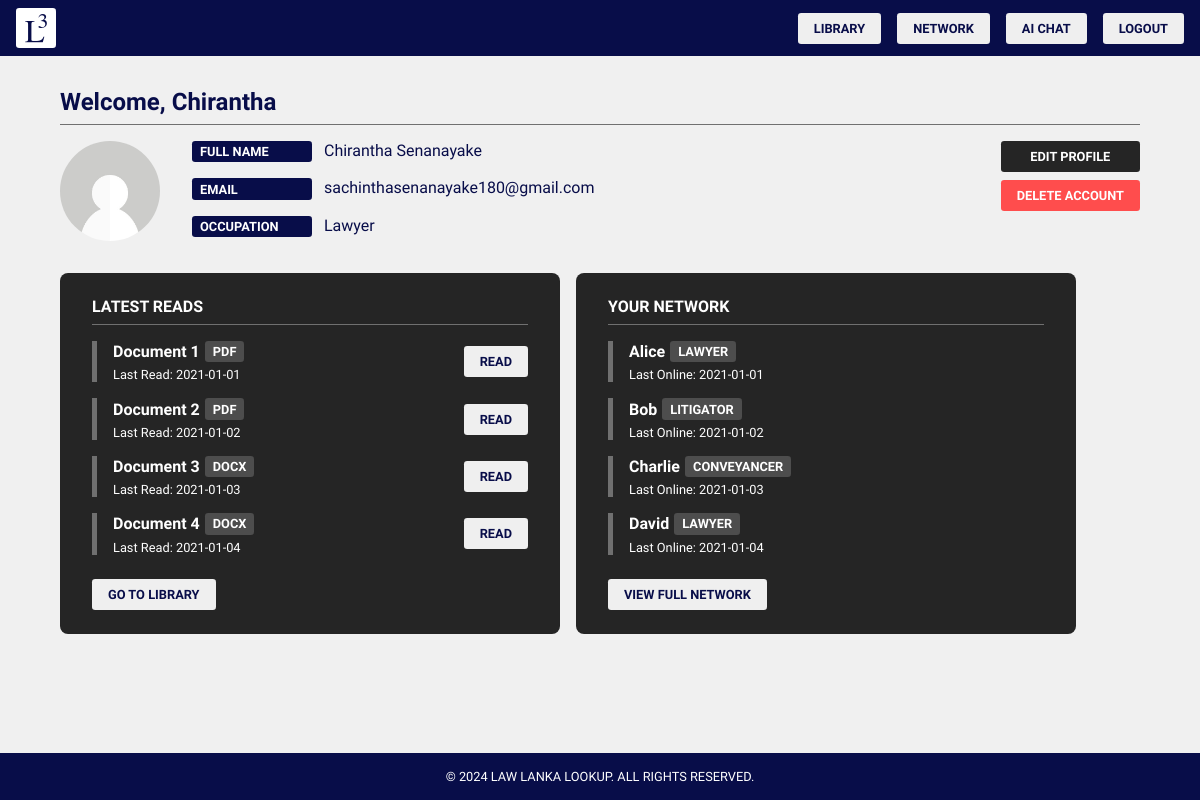
/dashboard (signed in), run on the app's committed database.
### tables this page shows
CREATE TABLE users (
                    id INTEGER PRIMARY KEY AUTOINCREMENT,
                    email TEXT UNIQUE,
                    full_name TEXT,
                    occupation TEXT,
                    password TEXT
                );

### app.py (the view)
@app.route("/dashboard", methods=["GET"])
def dashboard():
    if "user_id" not in session:
        return redirect(url_for("login"))
    status = db.select_user(user_id=session["user_id"])
    if not status["success"]:
        return redirect(url_for("login"))
    user = {
        "first_name": status["user"]["full_name"].split()[0].capitalize(),
        "full_name": status["user"]["full_name"],
        "email": status["user"]["email"],
        "occupation": status["user"]["occupation"],
    }
    return render_template(
        "dashboard.html",
        user=user,
        legal_occupations=legal_occupations,
        latest_reads=latest_reads,
        last_online=last_online,
    )

### database.py (called while the page is built)
    def get_connection(self):
        conn = sqlite3.connect(self.database_url)
        conn.row_factory = sqlite3.Row
        return conn

    def select_user(self, user_id=None, email=None):
        conn = self.get_connection()
        status = {}
        try:
            cursor = conn.execute(
                """
                SELECT * FROM users
                WHERE id = ? OR email = ?
                """,
                (user_id, email),
            )
            user = cursor.fetchone()
            if user is None:
                raise sqlite3.Error("User does not exist, please register first.")
            status = {
                "success": True,
                "message": "User retrieved successfully.",
                "user": dict(user),
            }
        except sqlite3.Error as e:
            status = {"success": False, "message": str(e)}
        finally:
            conn.close()
        return status

### templates/dashboard.html (shortened to what this page needs)
{% extends "base.html" %}
{% block additional_links %}
  <link href="{{ url_for('static', filename='styles/dashboard.css') }}" rel="stylesheet" />
{% endblock additional_links %}
{% block nav_buttons %}
  <button class="button" id="library">Library</button>
  <button class="button" id="network">Network</button>
  <button class="button" id="ai-chat">AI Chat</button>
  <button class="button" id="logout">Logout</button>
{% endblock nav_buttons %}
{% block content %}
  <main class="container cols">
    <section id="profile" class="cols">
      <p class="title" id="welcome">Welcome, {{ user.first_name }}</p>
      <div id="profile-details" class="rows">
        <img src="{{ url_for('static', filename='images/avatar.jpg') }}"
             id="profile-image"
             alt="Profile Image"
             height="100"
             width="100" />
        <div id="details" class="cols">
          <p>
            <span class="badge">Full Name</span> {{ user.full_name }}
          </p>
          <p>
            <span class="badge">Email</span> {{ user.email }}
          </p>
          <p>
            <span class="badge">Occupation</span> {{ user.occupation }}
          </p>
        </div>
        <div id="options" class="cols">
          <button id="edit-profile-activate-button" class="button secondary">Edit Profile</button>
          <button id="delete-account-activate-button" class="button danger">Delete Account</button>
        </div>
      </div>
    </section>
    <div id="divider" class="rows">
      <section id="latest-reads" class="card cols">
        <p class="card-title">Latest Reads</p>
        <div class="items cols">
          {% for document in latest_reads %}
            <div class="item rows">
              <div class="cols">
                <div class="rows">
                  <p class="name">{{ document.name }}</p>
                  <span class="badge">{{ document.type }}</span>
                </div>
                <p class="small">Last Read: {{ document.date }}</p>
              </div>
              <button class="button">Read</button>
            </div>
          {% endfor %}
        </div>
        <div class="controls">
          <button id="library" class="button">Go to Library</button>
        </div>
      </section>
      <section id="your-network" class="card cols">
        <p class="card-title">Your Network</p>
        <div class="items cols">
          {% for user in last_online %}
            <div class="item rows">
              <div class="cols">
                <div class="rows">
                  <p class="name">{{ user.name }}</p>
                  <span class="badge">{{ user.expertise }}</span>
                </div>
                <p class="small">Last Online: {{ user.last_online }}</p>
              </div>
            </div>
          {% endfor %}
        </div>
        <div class="controls">
          <button id="network" class="button">View Full Network</button>
        </div>
      </section>
    </div>
  </main>
{% endblock content %}

### templates/base.html (shortened to what this page needs)
<!DOCTYPE html>
<html lang="en">
  <head>
    <link href="{{ url_for('static', filename='styles/common.css') }}" rel="stylesheet" />
    {% block additional_links %}
    {% endblock additional_links %}
  </head>
  <body class="container cols">
    <header id="navbar" class="rows">
      <img src="{{ url_for('static', filename='images/logo.svg') }}"
           alt="Law Lanka Lookup Logo"
           id="logo"
           height="50"
           width="50" />
      <section id="nav-buttons" class="rows">
        {% block nav_buttons %}
        {% endblock nav_buttons %}
      </section>
    </header>
    {% block content %}
    {% endblock content %}
    {% include "partials/footer.html" %}
  </body>
</html>

### templates/partials/footer.html
<footer class="rows">
  <p>© 2024 Law Lanka Lookup. All Rights Reserved.</p>
</footer>

### static/styles/common.css (style rules this page uses)
:root { --primary-color: #080d49; --secondary-color: #252525; --text-color: #ffffff; --background-color: #f0f0f0; --danger-color: #ff4d4d; --success-color: #00b158; --primary-hover-color: #d6d9f0; --secondary-hover-color: #3a3a3a; --danger-hover-color: #ff6666; --danger-light-hover-color: #ffc9c9; --success-hover-color: #00cc70; --success-light-hover-color: #c6ffe6; --border-color: #707070; --primary-badge-color: #080d49; --secondary-badge-color: #4d4d4d; --modal-transparent-background: #ffffffdd; }
* { font-family: "Plus Jakarta Sans", sans-serif; box-sizing: border-box; color: var(--primary-color); margin: 0; padding: 0; }
.container { display: flex; height: 100%; }
.cols { display: flex; flex-direction: column; align-items: center; justify-content: center; gap: 1rem; }
.rows { display: flex; flex-direction: row; align-items: center; justify-content: center; gap: 1rem; }
.button { font-family: "Plus Jakarta Sans", sans-serif; font-size: 0.8rem; padding: 0.5rem 1rem; border: none; border-radius: 0.2rem; cursor: pointer; color: var(--primary-color); font-weight: 600; text-transform: uppercase; transition: background-color 0.2s ease-in-out; }
.button.secondary { background-color: var(--secondary-color); color: var(--text-color); }
.button.danger { background-color: var(--danger-color); color: var(--text-color); }
.card { background-color: var(--secondary-color); padding: 1.5rem 2rem; width: 600px; border-radius: 0.5rem; }
.card p, .card label { color: var(--text-color); }
.card p.card-title { font-weight: 600; text-transform: uppercase; margin: 0 0 1rem 0; padding-bottom: 0.5rem; border-bottom: 1px solid var(--border-color); }
.card div.controls { width: 100%; margin-top: 1.5rem; }
body.container.cols { height: 100vh; background-color: var(--background-color); }
img#logo { cursor: pointer; width: 40px; height: 40px; }
span.badge { background-color: var(--primary-badge-color); color: var(--text-color); padding: 0.2rem 0.5rem; border-radius: 0.2rem; font-size: 0.8rem; font-weight: 600; text-transform: uppercase; }
header { background-color: var(--primary-color); }
header#navbar { width: 100%; justify-content: left; padding: 0.5rem 1rem; }
header#navbar section#nav-buttons { margin-left: auto; }
footer.rows { background-color: var(--primary-color); width: 100%; padding: 1rem 0; }
footer.rows p { color: var(--text-color); text-transform: uppercase; font-size: 0.8rem; }

### static/styles/dashboard.css (style rules this page uses)
main.container.cols { justify-content: flex-start; align-items: flex-start; width: 90%; margin: 1rem auto; gap: 2rem; }
main section#profile { align-items: flex-start; width: 100%; }
main section#profile p.title { font-size: 1.5rem; font-weight: 600; padding-bottom: 0.5rem; border-bottom: 1px solid var(--border-color); width: 100%; }
main section#profile img#profile-image { border-radius: 100%; }
main section#profile div#profile-details { align-items: flex-start; gap: 2rem; width: 100%; }
main section#profile div#profile-details div#details { align-items: flex-start; }
main section#profile div#profile-details div#details span.badge { margin-right: 0.5rem; width: 120px; display: inline-block; }
main section#profile div#options { align-items: flex-start; margin-left: auto; gap: 0.5rem; }
main section#profile div#options button { width: 100%; }
main div#divider { flex: 1; align-items: flex-start; justify-content: flex-start; width: 100%; }
main div#divider section.card { align-items: flex-start; gap: 0; width: 500px; }
main div#divider section.card p.card-title { width: 100%; }
main div#divider section.card div.items { width: 100%; align-items: flex-start; }
main div#divider section.card div.items div.item { padding-left: 1rem; border-left: 5px solid var(--border-color); width: 100%; }
main div#divider section.card div.items div.item div.cols { align-items: flex-start; gap: 5px; width: 100%; }
main div#divider section.card div.items div.item div.cols div.rows { gap: 5px; }
main div#divider section.card div.items div.item div.cols div.rows p.name { font-weight: 600; }
main div#divider section.card div.items div.item div.cols div.rows span.badge { background-color: var(--secondary-badge-color); }
main div#divider section.card div.items div.item p.small { font-size: 0.8rem; color: var(--text-color); }

### data on the page
users: full_name "Chirantha Senanayake", email "sachinthasenanayake180@gmail.com", occupation "Lawyer"

### other printed values
{{ user.first_name }} "Chirantha"
{{ document.name }} "Document 1" "Document 2" "Document 3" "Document 4"
{{ document.type }} "PDF" "PDF" "DOCX" "DOCX"
{{ document.date }} "2021-01-01" "2021-01-02" "2021-01-03" "2021-01-04"
{{ user.name }} "Alice" "Bob" "Charlie" "David"
{{ user.expertise }} "LAWYER" "LITIGATOR" "CONVEYANCER" "LAWYER"
{{ user.last_online }} "2021-01-01" "2021-01-02" "2021-01-03" "2021-01-04"
